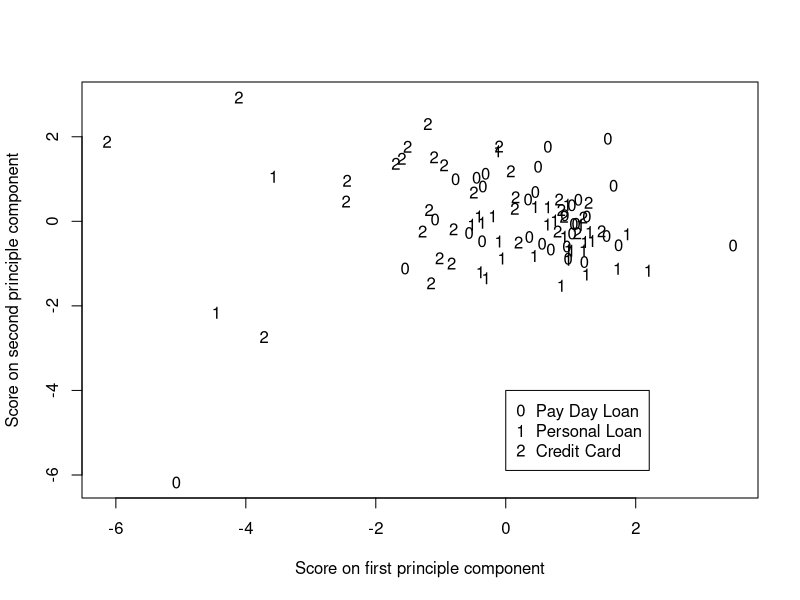

This chart was generated by the following R code: (Note: this script raises an error after producing the figure.)
# Title: EL paper analysis script

# Description: This program creates the descriptives and
# conducts the analysis for the EL paper

# Author: Matt Burke

# Last modified: 26/04/2019

setwd("C:/Users/mattb/Documents/GitHub/ConsumerFin_researchpaper")

library(psych)
library(multcomp)

lmp <- function (modelobject) {
    if (class(modelobject) != "lm") stop("Not an object of class 'lm' ")
    f <- summary(modelobject)$fstatistic
    p <- pf(f[1],f[2],f[3],lower.tail=F)
    attributes(p) <- NULL
    return(p)
}

df1<-read.csv("data.csv", header=TRUE)

df1[3:12] <- lapply(df1[3:12], as.numeric)

df1$TermstoWords <- df1$Terms/df1$WordCount
df1$PCcomplex<-df1$ComplexCount/df1$WordCount
df1$SPCcomplex<-df1$SuperComplexCount/df1$WordCount
df1$WordsperSentence<-df1$WordCount/df1$SentCount

### Table 2 Summary Statistics

payday <- df1[df1$Category==0,]
personal <- df1[df1$Category==1,]
credit <- df1[df1$Category==2,]

table_2 <- rbind( c(  mean(payday$FogIndex)   ,  sd(payday$FogIndex)  ,  min(payday$FogIndex)  ,  max(payday$FogIndex) ) , 
					c(mean(payday$TermstoWords)   ,  sd(payday$TermstoWords)  ,  min(payday$TermstoWords)  ,  max(payday$TermstoWords)) , 
					c(mean(payday$PCcomplex)   ,  sd(payday$PCcomplex)  ,  min(payday$PCcomplex)  ,  max(payday$PCcomplex)) , 
					c(mean(payday$FinancetoComplex)   ,  sd(payday$FinancetoComplex)  ,  min(payday$FinancetoComplex)  ,  max(payday$FinancetoComplex)) , 
					c(mean(payday$WordsperSentence)   ,  sd(payday$WordsperSentence)  ,  min(payday$WordsperSentence)  ,  max(payday$WordsperSentence)) , 
					c(mean(payday$WordCount)   ,  sd(payday$WordCount)  ,  min(payday$WordCount)  ,  max(payday$WordCount)) , 
					c(	mean(personal$FogIndex)   ,  sd(personal$FogIndex)  ,  min(personal$FogIndex)  ,  max(personal$FogIndex)) , 
					c(mean(personal$TermstoWords)   ,  sd(personal$TermstoWords)  ,  min(personal$TermstoWords)  ,  max(personal$TermstoWords)) , 
					c(mean(personal$PCcomplex)   ,  sd(personal$PCcomplex)  ,  min(personal$PCcomplex)  ,  max(personal$PCcomplex)) , 
					c(mean(personal$FinancetoComplex)   ,  sd(personal$FinancetoComplex)  ,  min(personal$FinancetoComplex)  ,  max(personal$FinancetoComplex)) , 
					c(mean(personal$WordsperSentence)   ,  sd(personal$WordsperSentence)  ,  min(personal$WordsperSentence)  ,  max(personal$WordsperSentence)) , 
					c(mean(personal$WordCount)   ,  sd(personal$WordCount)  ,  min(personal$WordCount)  ,  max(personal$WordCount)) , 
					c(	mean(credit$FogIndex)   ,  sd(credit$FogIndex)  ,  min(credit$FogIndex)  ,  max(credit$FogIndex) ) , 
					c(mean(credit$TermstoWords)   ,  sd(credit$TermstoWords)  ,  min(credit$TermstoWords)  ,  max(credit$TermstoWords)) , 
					c(mean(credit$PCcomplex)   ,  sd(credit$PCcomplex)  ,  min(credit$PCcomplex)  ,  max(credit$PCcomplex)) , 
					c(mean(credit$FinancetoComplex)   ,  sd(credit$FinancetoComplex)  ,  min(credit$FinancetoComplex)  ,  max(credit$FinancetoComplex)) , 
					c(mean(credit$WordsperSentence)   ,  sd(credit$WordsperSentence)  ,  min(credit$WordsperSentence)  ,  max(credit$WordsperSentence)) , 
					c(mean(credit$WordCount)   ,  sd(credit$WordCount)  ,  min(credit$WordCount)  ,  max(credit$WordCount)))
options(scipen=2)
table_2 <- as.data.frame(table_2)
table_2

### Table 3 Hypothesis test

payday.t <- t.test(payday$FogIndex, mu = 12)[1]
payday.p <- t.test(payday$FogIndex, mu = 12)[3]
personal.t <- t.test(personal$FogIndex, mu = 12)[1]
personal.p <- t.test(personal$FogIndex, mu = 12)[3]
credit.t <- t.test(credit$FogIndex, mu = 12)[1]
credit.p <- t.test(credit$FogIndex, mu = 12)[3]

table_3 <- rbind( c(payday.t , payday.p),
					c(personal.t, personal.p),
					c(credit.t, credit.p))
rownames(table_3)<-c("payday", "personal", "credit")
table_3

### Table 4 Panel 1

df1$Category = factor(df1$Category)

lm.fit.Fog <- lm(FogIndex~Category, data=df1)
lm.fit.TermstoWords <- lm(TermstoWords~Category, data=df1)
lm.fit.PCcomplex <- lm(PCcomplex~Category, data=df1)
lm.fit.FinancetoComplex <- lm(FinancetoComplex~Category, data=df1)
lm.fit.WordsperSentence <- lm(WordsperSentence~Category, data=df1)
lm.fit.WordCount <- lm(WordCount~Category, data=df1)

FogIndex.F <- summary(lm.fit.Fog)$fstatistic[1]
FogIndex.p <- lmp(lm.fit.Fog)
TermstoWords.F <- summary(lm.fit.TermstoWords)$fstatistic[1]
TermstoWords.p <- lmp(lm.fit.TermstoWords)
PCcomplex.F <- summary(lm.fit.PCcomplex)$fstatistic[1]
PCcomplex.p <- lmp(lm.fit.PCcomplex)
FinancetoComplex.F <- summary(lm.fit.FinancetoComplex)$fstatistic[1]
FinancetoComplex.p <- lmp(lm.fit.FinancetoComplex)
WordsperSentence.F <- summary(lm.fit.WordsperSentence)$fstatistic[1]
WordsperSentence.p <- lmp(lm.fit.WordsperSentence)
WordCount.F <- summary(lm.fit.WordCount)$fstatistic[1]
WordCount.p <- lmp(lm.fit.WordCount)

Table_4_1 <- rbind( c(FogIndex.F, FogIndex.p),    
					c(TermstoWords.F, TermstoWords.p),
					c(PCcomplex.F, PCcomplex.p),
					c(FinancetoComplex.F, FinancetoComplex.p),
					c(WordsperSentence.F, WordsperSentence.p),
					c(WordCount.F, WordCount.p))
Table_4_1

### Table 4 Panel 2

summary(glht(lm.fit.Fog, mcp(Category="Tukey")))
summary(glht(lm.fit.TermstoWords, mcp(Category="Tukey")))
summary(glht(lm.fit.PCcomplex, mcp(Category="Tukey")))
summary(glht(lm.fit.FinancetoComplex, mcp(Category="Tukey")))
summary(glht(lm.fit.WordsperSentence, mcp(Category="Tukey")))
summary(glht(lm.fit.WordCount, mcp(Category="Tukey")))

# Bartlett test for homogeneity of variance

bartlett.test(FogIndex~Category, data=df1)
bartlett.test(TermstoWords~Category, data=df1)
bartlett.test(PCcomplex~Category, data=df1)
bartlett.test(FinancetoComplex~Category, data=df1)
bartlett.test(WordsperSentence~Category, data=df1)
bartlett.test(WordCount~Category, data=df1)

# Principal component analysis and plot

xpca <- data.frame(df1$FogIndex, 
		df1$TermstoWords, 
		df1$PCcomplex, 
		df1$FinancetoComplex, 
		df1$WordsperSentence, 
		df1$WordCount)
princompbjf<-princomp(xpca, cor=TRUE, scores=TRUE)
summary(princompbjf)
loadings(princompbjf)
pc1<-princompbjf$scores[,1]*-1
pc2<-princompbjf$scores[,2]*-1
pca.frame <- data.frame(pc1, pc2)
pch <- rep(c("0", "1", "2"), c(31, 31, 31))
with(pca.frame, plot(pc1, pc2, pch=pch, xlab="Score on first principle component", ylab="Score on second principle component"))
legend(0, -4, c("Pay Day Loan", "Personal Loan", "Credit Card"), pch=c("0","1","2"))

# Analysis of credit card corpus

df2<-read.csv("credit_corpus.csv", header=TRUE)

df2[3:12] <- lapply(df2[3:12], as.numeric)

df2$TermstoWords <- df2$Terms/df2$WordCount
df2$PCcomplex<-df2$ComplexCount/df2$WordCount
df2$SPCcomplex<-df2$SuperComplexCount/df2$WordCount
df2$WordsperSentence<-df2$WordCount/df2$SentCount

table_7 <- rbind( c(  mean(df2$FogIndex)   ,  sd(df2$FogIndex)  ,  min(df2$FogIndex)  ,  max(df2$FogIndex) ) , 
					c(mean(df2$TermstoWords)   ,  sd(df2$TermstoWords)  ,  min(df2$TermstoWords)  ,  max(df2$TermstoWords)) , 
					c(mean(df2$PCcomplex)   ,  sd(df2$PCcomplex)  ,  min(df2$PCcomplex)  ,  max(df2$PCcomplex)) , 
					c(mean(df2$FinancetoComplex)   ,  sd(df2$FinancetoComplex)  ,  min(df2$FinancetoComplex)  ,  max(df2$FinancetoComplex)) , 
					c(mean(df2$WordsperSentence)   ,  sd(df2$WordsperSentence)  ,  min(df2$WordsperSentence)  ,  max(df2$WordsperSentence)) , 
					c(mean(df2$WordCount)   ,  sd(df2$WordCount)  ,  min(df2$WordCount)  ,  max(df2$WordCount)))

options(scipen=2)
table_7 <- as.data.frame(table_7)
table_7
